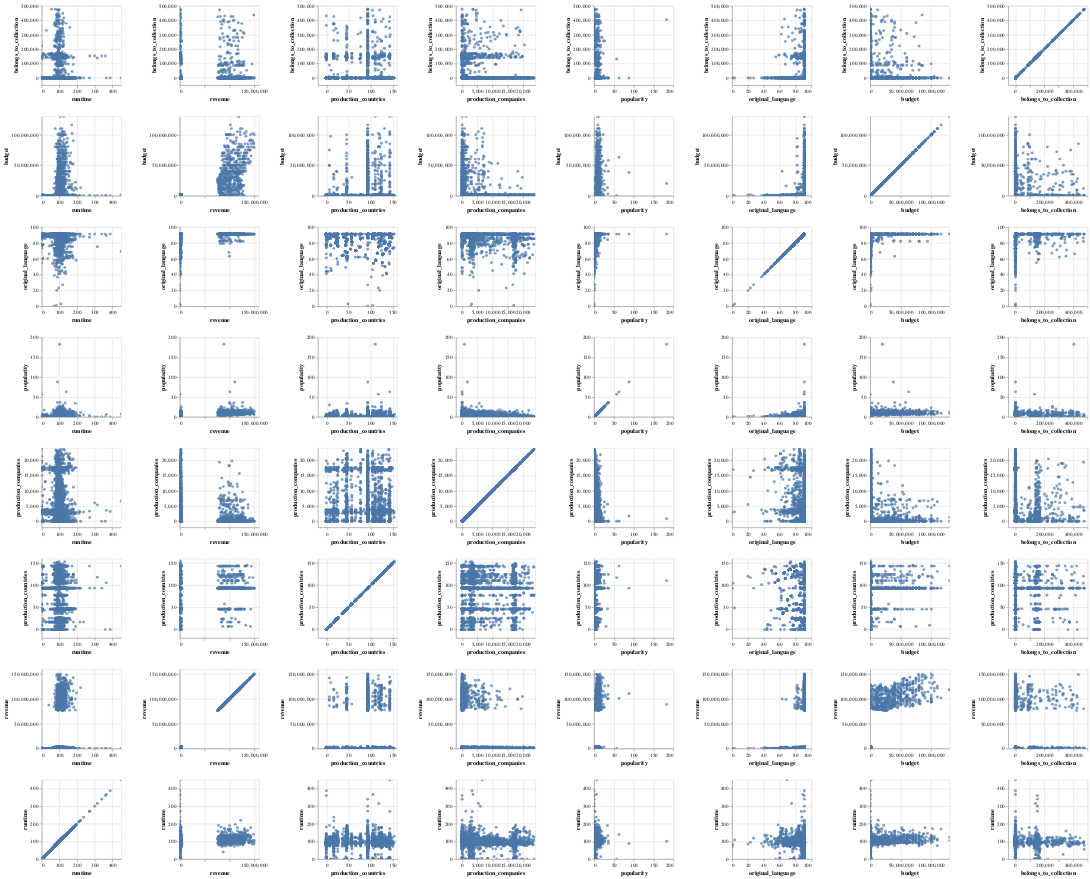

Source (notebook cell):
### Code cell
cols = ["belongs_to_collection", "budget", "original_language", "popularity", "production_companies", "production_countries", "revenue", "runtime"]
source = clustadata[cols]

alt.data_transformers.disable_max_rows()

alt.Chart(source).mark_circle().encode(
    alt.X(alt.repeat("column"), type='quantitative'),
    alt.Y(alt.repeat("row"), type='quantitative')
).properties(
    width=150,
    height=150
).repeat(
    row=cols,
    column=cols[::-1]
).interactive()

### Figure 1 — Vega-Lite specification as saved in the notebook (floating-point values rounded to 4 significant figures; data arrays with more than 128 entries replaced by an {"elided": "..."} marker saying what was removed)
{"config": {"view": {"continuousWidth": 400, "continuousHeight": 300}}, "repeat": {"column": ["runtime", "revenue", "production_countries", "production_companies", "popularity", "original_language", "budget", "belongs_to_collection"], "row": ["belongs_to_collection", "budget", "original_language", "popularity", "production_companies", "production_countries", "revenue", "runtime"]}, "spec": {"data": {"name": "data-a1117c63a3faae8f3724867706be8ebc"}, "mark": "circle", "encoding": {"x": {"type": "quantitative", "field": {"repeat": "column"}}, "y": {"type": "quantitative", "field": {"repeat": "row"}}}, "height": 150, "selection": {"selector002": {"type": "interval", "bind": "scales", "encodings": ["x", "y"]}}, "width": 150}, "$schema": "https://vega.github.io/schema/vega-lite/v4.8.1.json", "datasets": {"data-a1117c63a3faae8f3724867706be8ebc": {"elided": "4549 records"}}}
